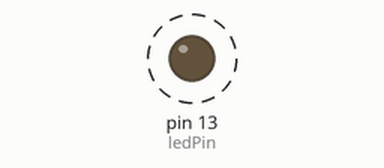
Simulated run of this sketch. Board: Arduino Uno, built with avr-gcc and run on an emulated ATmega328P. Parts: output pins drawn as LEDs (lit = HIGH). Dashed ring = blinking. The local clock reads 2024-03-15 10:24:30 at power-on unless the sketch sets it; what the sketch prints to the serial monitor is not drawn.

Above: at 0.5 s.
Timing chart, 0 to 4.6 s (numbered marks = the images above):
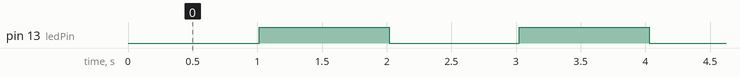

The sketch:

wk06_lab_ex1.ino
```cpp
// CONNECTIONS:
// DS1302 CLK/SCLK --> 5
// DS1302 DAT/IO --> 4
// DS1302 RST/CE --> 2
// DS1302 VCC --> 3.3v -5v
// DS1302 GND --> GND
#include <ThreeWire.h>
#include <RtcDS1302.h>
#define ledPin 13
ThreeWire myWire(4,5,2); // IO, SCLK, CE
RtcDS1302<ThreeWire> Rtc(myWire);

void printDateTime(const RtcDateTime& dt)
{

  Serial.print(dt.Year(), DEC);
  Serial.print('/');
  Serial.print(dt.Month(), DEC);
  Serial.print('/');
  Serial.print(dt.Day(), DEC);
  Serial.print(' ');
  Serial.print(dt.Hour(), DEC);
  Serial.print(':');
  Serial.print(dt.Minute(), DEC);
  Serial.print(':');
  Serial.print(dt.Second(), DEC);
  Serial.println();
  Serial.print("Total Seconds since 1/1/2000 : ");
  Serial.print(dt.TotalSeconds());
  Serial.println();

}
void setup()
{

  Serial.begin(57600);
  pinMode(ledPin, OUTPUT);
  Rtc.Begin();
  RtcDateTime setting_time(2020,2,20,16,0,00);// year, month, dayOfMonth, hour, minute, second
  printDateTime(setting_time);
  Rtc.SetDateTime(setting_time);//Try to comment This line
}
void loop()
{
  int timeDiff, lastRead = 0;
  RtcDateTime now = Rtc.GetDateTime();
  Serial.println("START");
  printDateTime(now);

  if(now.TotalSeconds()%2){
    digitalWrite(ledPin, HIGH);
  }
  else{
    digitalWrite(ledPin, LOW);
  }
  delay(1000);
  Serial.print("STOP");
}
```

Measured:
- by itself, pin 13 (ledPin): alternates HIGH for 1.0 s and LOW for 1.0 s
